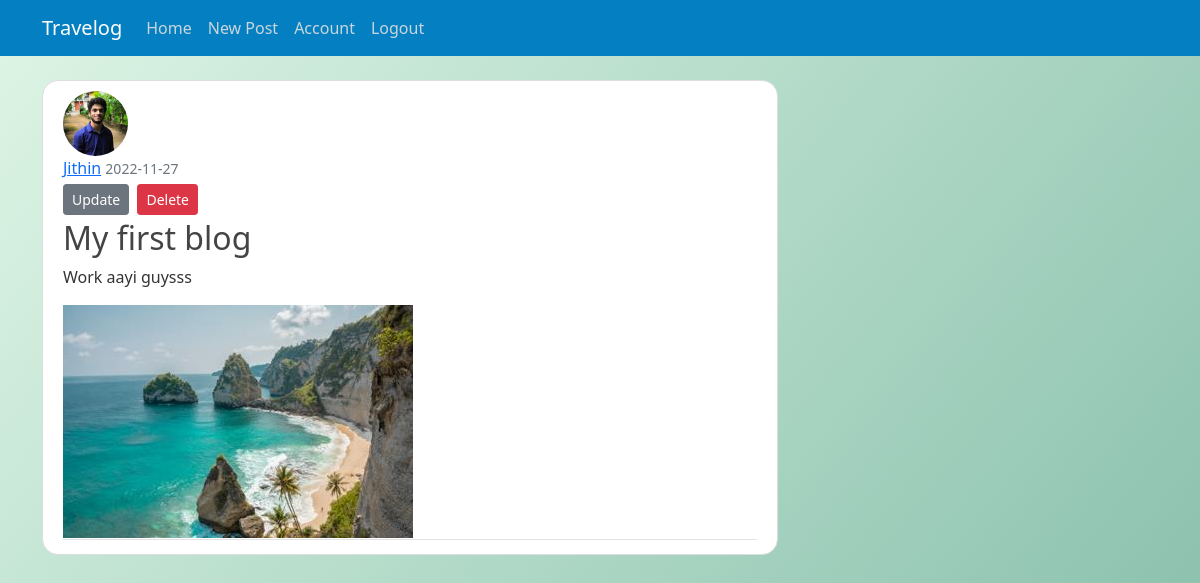
The app's page /post/1 (signed in) with its own data.
### app/models.py (models this page shows, shortened)
class User(db.Model, UserMixin):
    id=db.Column(db.Integer, primary_key=True)
    username = db.Column(db.String(20), nullable=False)
    email = db.Column(db.String(120), unique=True, nullable=True)
    image_file = db.Column(db.String(20), nullable=False, default='default.jpg')
    password = db.Column(db.String(80), nullable=False)
    posts = db.relationship('Post', backref='author', lazy=True)

class Post(db.Model):
    id = db.Column(db.Integer, primary_key=True)
    title = db.Column(db.String(100), nullable=False)
    date_posted = db.Column(db.DateTime, nullable=False, default=datetime.utcnow)
    content = db.Column(db.Text, nullable=False)
    user_id = db.Column(db.Integer, db.ForeignKey('user.id'), nullable=False)
    blog_image = db.Column(db.String(20), nullable=False, default='default-blog.png')

### app/routes.py (the view)
@app.route("/post/<int:post_id>")
def post(post_id):
    post = Post.query.get_or_404(post_id)
    return render_template('post.html', title=post.title, post=post)

### app/routes.py (called while the page is built)
@login_manager.user_loader
def load_user(user_id):
    return User.query.get(int(user_id))

### app/templates/post.html (shortened to what this page needs)
{% extends "layout.html" %}
{% block content %}
<article class="media content-section">
    <img class="rounded-circle article-img"
        src="{{ url_for('static', filename='profile-pics/' + post.author.image_file) }}">
    <div class="media-body">
        <div class="article-metadata">
            <a class="mr-2" href="#">{{ post.author.username }}</a>
            <small class="text-muted">{{ post.date_posted.strftime('%Y-%m-%d') }}</small>
            {% if post.author == current_user %}
                <div>
                    <a class="btn btn-secondary btn-sm mt-1 mb-1" href="{{ url_for('update_post', post_id=post.id) }}">Update</a>
                    <button type="button" class="btn btn-danger btn-sm m-1" data-toggle="modal" data-target="#deleteModal">Delete</button>
                </div>
            {% endif %}
            <h2 class="article-title">{{ post.title }}</h2>
            <p class="article-content">{{ post.content }}</p>
            <img class="" src="../static/blog-pics/{{post.blog_image}}"/>
        </div>
    </div>
</article>
{% endblock content %}

### app/static/main.css (style rules this page uses)
body { background: linear-gradient(129deg, #def5e5, #8ec3b0, #ffffff); background-size: 180% 180%; height: 88vh; animation: gradient-animation 12s ease infinite; background-repeat: no-repeat; color: #333333; margin-top: 5rem; }
h1, h2, h3, h4, h5, h6 { color: #444444; }
.content-section { background: #ffffff; padding: 10px 20px; border: 1px solid #dddddd; border-radius: 3px; margin-bottom: 20px; border-radius: 1rem; }
.article-title { color: #444444; }
.article-content { white-space: pre-line; }
.article-img { height: 65px; width: 65px; margin-right: 16px; }
.article-metadata { padding-bottom: 1px; margin-bottom: 4px; border-bottom: 1px solid #e3e3e3 }
.article-content { display: flex; gap: 1rem; }

### records on screen
User: image_file (picture), author.username "Jithin"
Post: date_posted "2022-11-27", title "My first blog", content "Work aayi guysss", blog_image (picture)
